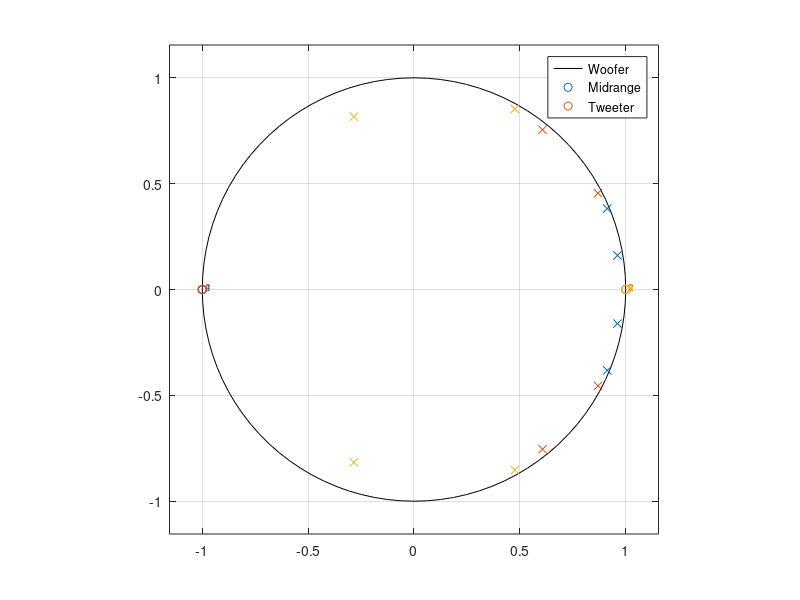

MATLAB code for this plot: (Note: this script raises an error after producing the figure.)
clc
clear all
close all
lo = 0.136;
hi = 0.317;
ord = 4;
rip = 12;
[zw,pw,kw] = cheby1(ord,rip,lo);
[zm,pm,km] = cheby1(ord/2,rip,[lo hi]);
[zt,pt,kt] = cheby1(ord,rip,hi,'high');
zplane([zw zm zt],[pw pm pt])
lg = legend('Woofer','Midrange','Tweeter');
sw = zp2sos(zw,pw,kw);
sm = zp2sos(zm,pm,km);
st = zp2sos(zt,pt,kt);
load handel               % To hear, type soundsc(y,Fs)
yw = sosfilt(sw,y);        % To hear, type soundsc(yw,Fs)
ym = sosfilt(sm,y);        % To hear, type soundsc(ym,Fs)
yt = sosfilt(st,y);% To hear, type soundsc(yt,Fs)
soundsc(y)%,pause,soundsc(yw),pause,soundsc(ym),pause,soundsc(yt)
% fvtool(y),figure,fvtool(yw),figure,fvtool(ym),figure,fvtool(yt)
